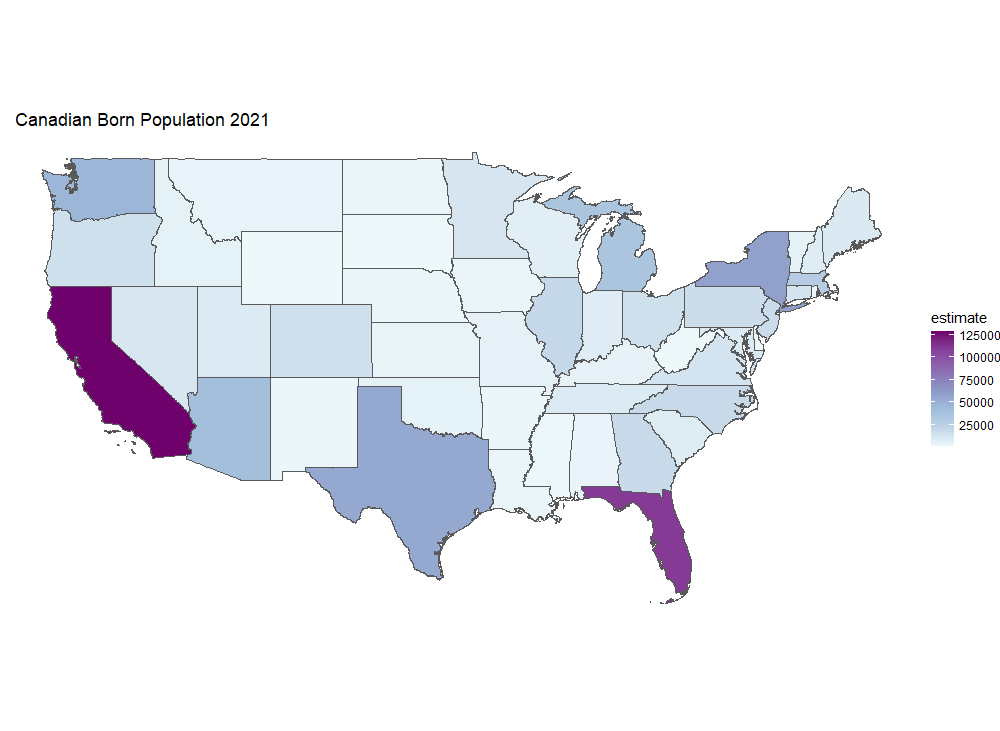

Recreate this plot in R.
# Lily Ehler
# L A 558
# Exercise 6a

# Script for Map
install.packages(c("tidycensus", "tidyverse", "usmap"))
library(tidycensus)
library(tidyverse)
library(usmap)
library(ggplot2)

vars <- load_variables(2021, "acs5")
View(vars)

canadian_born <- get_acs(
  geography = "state",
  variables = "B05006_167",
  year = 2021,
  geometry = TRUE
)

canadian_born_continental <- canadian_born[-c(2, 28, 41, 46),]

ggplot(data = canadian_born_continental, aes(fill = estimate)) + 
  geom_sf()+
  scale_fill_distiller(palette = "BuPu", 
                       direction = 1) + 
  labs(title = "   Canadian Born Population 2021") + 
  theme_void()
